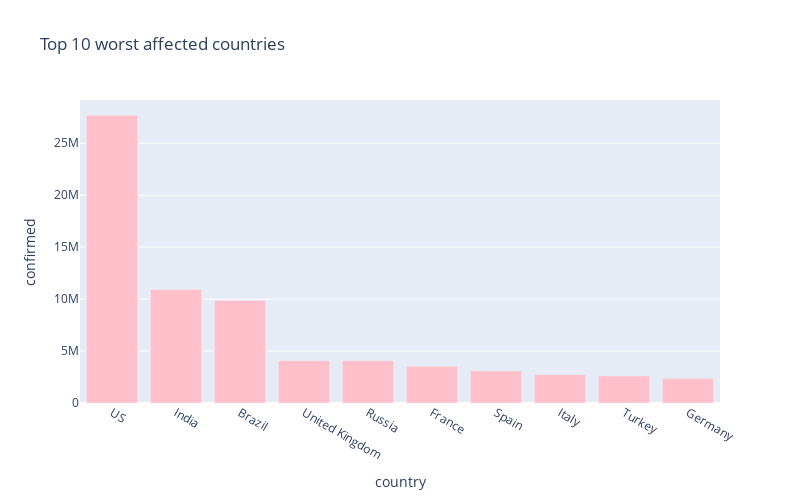

Notebook code for this chart:
### Markdown cell above
# 10 worst hit countries - Confirmed cases

### Code cell
px.bar(
    sorted_country_df.head(10),
    x = "country",
    y = "confirmed",
    title= "Top 10 worst affected countries", # the axis names
    color_discrete_sequence=["pink"], 
    height=500,
    width=800
)

### Figure 1 — Plotly figure (JSON) as saved in the notebook; plotly's stock layout.template omitted (floating-point values rounded to 4 significant figures)
{"data": [{"alignmentgroup": "True", "hovertemplate": "country=%{x}<br>confirmed=%{y}<extra></extra>", "legendgroup": "", "marker": {"color": "pink"}, "name": "", "offsetgroup": "", "orientation": "v", "showlegend": false, "textposition": "auto", "type": "bar", "x": ["US", "India", "Brazil", "United Kingdom", "Russia", "France", "Spain", "Italy", "Turkey", "Germany"], "xaxis": "x", "y": [27694647, 10925710, 9866710, 4059696, 4053535, 3528856, 3086286, 2729223, 2594128, 2347581], "yaxis": "y"}], "layout": {"barmode": "relative", "height": 500, "legend": {"tracegroupgap": 0}, "title": {"text": "Top 10 worst affected countries"}, "width": 800, "xaxis": {"anchor": "y", "domain": [0, 1], "title": {"text": "country"}}, "yaxis": {"anchor": "x", "domain": [0, 1], "title": {"text": "confirmed"}}}}
